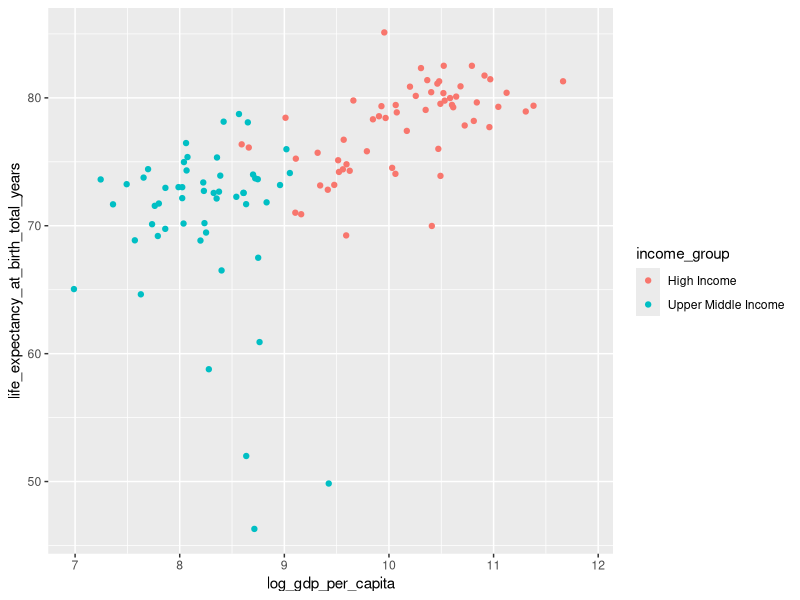

Here is the R script that generated this plot:
######################
## Cargar librerías ##
######################
library(readr) # Cargar datos
library(dplyr) # Manejo de datos
library(ggplot2) # Visualizar datos

##################
## Cargar datos ##
##################
datosONU_tidy <- read_csv("datos/DatosONU_tidy.csv")

################
## Ejercicios ##
################

## Donde vea "***" es donde debe escribir algo

### PARTE I ###

# Observe los valores únicos correspondiente a "income_group"
datosONU_tidy %>% distinct(income_group)

# Genere un nuevo objeto datosONU_tidy_new seleccionando las variables country_name, income_group, year,
# gdp_per_capita_constant_2005_us y life_expectancy_at_birth_total_years
datosONU_tidy_new <- datosONU_tidy %>% 
  select(country_name, income_group, year, gdp_per_capita_constant_2005_us, life_expectancy_at_birth_total_years) 

# Sobreescriba el objeto datosONU_tidy_new filtrando aquellas observaciones con valores de income_group 
# igual a "Upper Middle Income" o "High Income" y año igual a 2007
datosONU_tidy_new <- datosONU_tidy_new %>% 
  filter(income_group %in% c("Upper Middle Income", "High Income"),
         year == 2007) 

# Cree una nueva variable correspondiente al logaritmo de gdp_per_capita_constant_2005_us
datosONU_tidy_new <- datosONU_tidy_new %>% 
  mutate(log_gdp_per_capita = log(gdp_per_capita_constant_2005_us))

# Genere un gráfico de puntos (geom_point) entre log_gdp_per_capita (x) y life_expectancy_at_birth_total_years (y)
# Y permita que los puntos tengan un color distinto según el "income_group" al que pertenezcan
datosONU_tidy_new %>%
  ggplot(aes(x = log_gdp_per_capita, y = life_expectancy_at_birth_total_years, col = income_group)) +
  geom_point()

### PARTE II ###

datosONU_tidy_ej <- datosONU_tidy %>% 
  select(country_name, income_group, region, year, population_total)

# Cambia el nombre de las variables a "pais", "grupo_ingresos", "anio", "total_poblacion". region no lo cambien.
datosONU_tidy_ej <- datosONU_tidy_ej %>% 
  rename(
    "pais" = "country_name",
    "grupo_ingresos" = "income_group",
    "anio" = "year",
    "total_poblacion" = "population_total"
  )

# ¿Cual era la poblacion mundial en 2007? (considerando los países de nuestra base)
datosONU_tidy_ej %>% 
  filter(anio == 2007) %>% 
  summarise(poblacion_mundial = sum(total_poblacion, na.rm = TRUE))

# En un objeto datosONU_tidy_2007_reg guarden el resultado de calcular el total de poblacion por región
# asi como el número de países para cada region
datosONU_tidy_2007_reg <- datosONU_tidy_ej %>% 
  filter(anio == 2007) %>% 
  group_by(region) %>% 
  summarise(poblacion_regional = sum(total_poblacion, na.rm = TRUE),
      n_paises = n())

# Tomando los números recién calculados, creen una nueva columna calculando la población promedio 
# por país para cada región
datosONU_tidy_2007_reg %>% 
  mutate(promedio_pob = poblacion_regional/n_paises)
